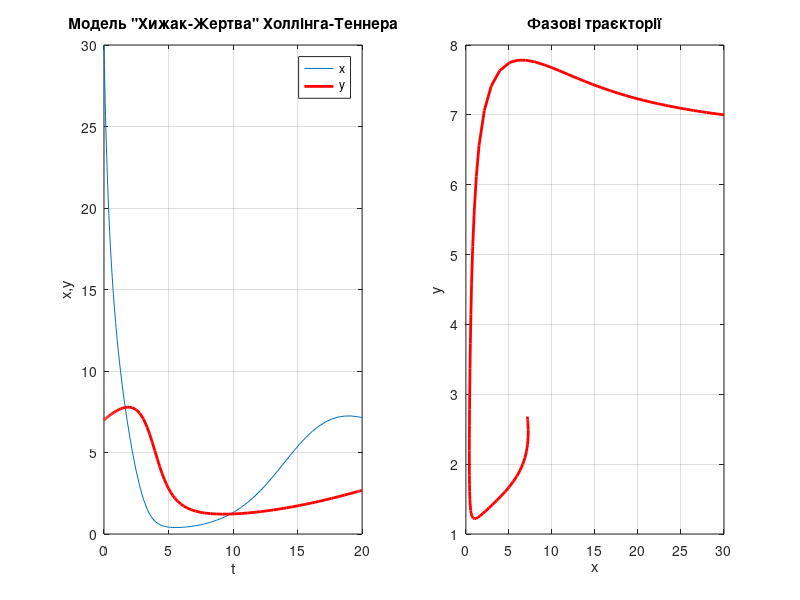

Write MATLAB code to recreate this figure.
%% Тема 7, TASK2 ДОМАШНЄ ЗАВДАННЯ КАЧАЙКІН МАРКО 
clear, close, clc
% Качайкін, варіант 11:
%30 7 0.8 1.5 0.12 0.1 12.5 3.7
% Початкові параметри
x0 = 30;
y0 = 7;
a = 0.8;
b = 1.5;
c = 0.12;
d = 0.1;
k1 = 12.5;
k2 = 3.7;


fun = @(t,U) [a*(1-U(1)/k1)*U(1) - (b*U(1)*U(2))/(k2+U(1)) ;...
    (c - d*(U(2)/U(1)))*U(2)]; % функція що описує праву частину СДР
Y0 = [x0;y0]; %ПУ
[T,Y1] = ode45(fun, [0 20], Y0); % Солвер матлаб для вект задачі Коші


% Фазові портрети

% Графіки отриманого розв'язку
subplot(1,2,1)
plot(T, Y1(:,1), T, Y1(:,2),'r','LineWidth',2), grid on
legend('x','y','Location','Best')
title('Модель "Хижак-Жертва" Холлінга-Теннера')
xlabel('t'), ylabel('x,y')

subplot(1,2,2)
plot(Y1(:,1), Y1(:,2), 'r','LineWidth',2), grid on
title('Фазові траєкторії')
xlabel('x'), ylabel('y')